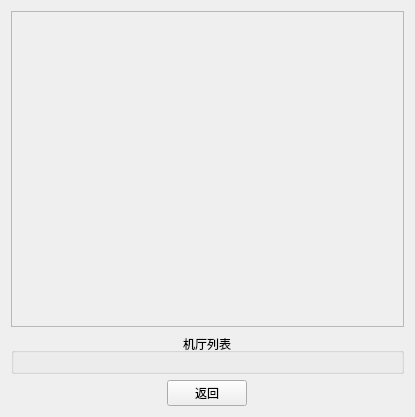
<?xml version="1.0" encoding="UTF-8"?>
<ui version="4.0">
 <class>MapWidget</class>
 <widget class="QWidget" name="MapWidget">
  <property name="geometry">
   <rect>
    <x>0</x>
    <y>0</y>
    <width>415</width>
    <height>417</height>
   </rect>
  </property>
  <property name="windowTitle">
   <string>开始界面</string>
  </property>
  <property name="windowIcon">
   <iconset>
    <selectedon>:/image/bear.png</selectedon>
   </iconset>
  </property>
  <layout class="QVBoxLayout" name="verticalLayout_2">
   <item>
    <widget class="QScrollArea" name="scrollArea">
     <property name="widgetResizable">
      <bool>true</bool>
     </property>
     <property name="alignment">
      <set>Qt::AlignCenter</set>
     </property>
     <widget class="QWidget" name="scrollAreaWidgetContents">
      <property name="geometry">
       <rect>
        <x>0</x>
        <y>-249</y>
        <width>1578</width>
        <height>988</height>
       </rect>
      </property>
      <layout class="QVBoxLayout" name="verticalLayout">
       <item>
        <widget class="QLabel" name="label">
         <property name="sizePolicy">
          <sizepolicy hsizetype="Maximum" vsizetype="Maximum">
           <horstretch>0</horstretch>
           <verstretch>0</verstretch>
          </sizepolicy>
         </property>
         <property name="text">
          <string/>
         </property>
         <property name="pixmap">
          <pixmap resource="../resources.qrc">:/image/map.png</pixmap>
         </property>
        </widget>
       </item>
      </layout>
     </widget>
    </widget>
   </item>
   <item>
    <widget class="QGroupBox" name="groupBox">
     <property name="title">
      <string>机厅列表</string>
     </property>
     <property name="alignment">
      <set>Qt::AlignCenter</set>
     </property>
     <layout class="QHBoxLayout" name="arcade_layout"/>
    </widget>
   </item>
   <item>
    <layout class="QHBoxLayout" name="horizontalLayout">
     <item>
      <widget class="QPushButton" name="return_button">
       <property name="sizePolicy">
        <sizepolicy hsizetype="Fixed" vsizetype="Fixed">
         <horstretch>0</horstretch>
         <verstretch>0</verstretch>
        </sizepolicy>
       </property>
       <property name="text">
        <string>返回</string>
       </property>
      </widget>
     </item>
    </layout>
   </item>
  </layout>
 </widget>
 <resources>
  <include location="../resources.qrc"/>
 </resources>
 <connections/>
</ui>
